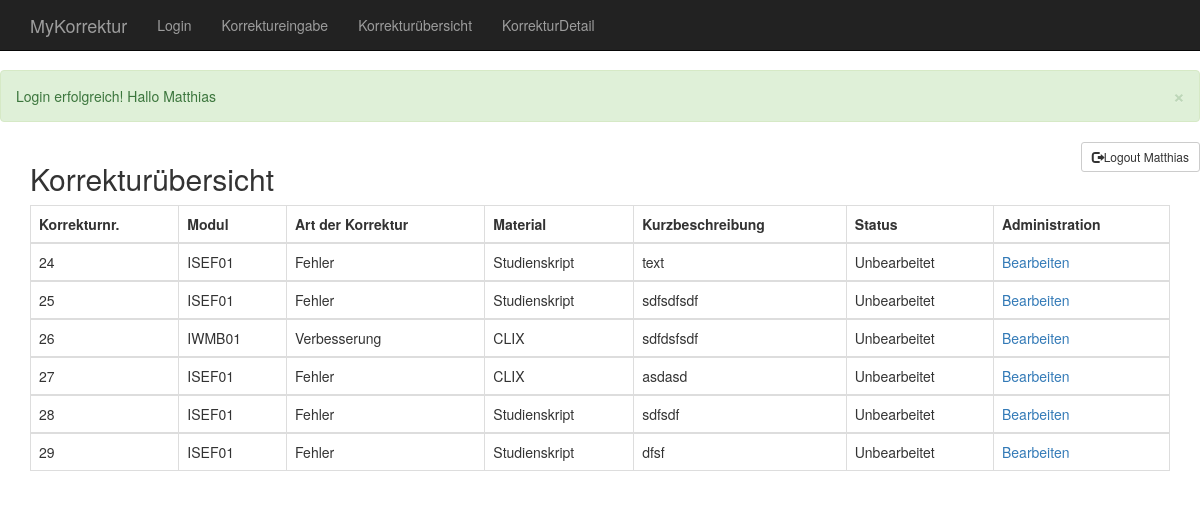
/vKorrekturOverview.php (signed in), run on an earlier commit of the app's database.
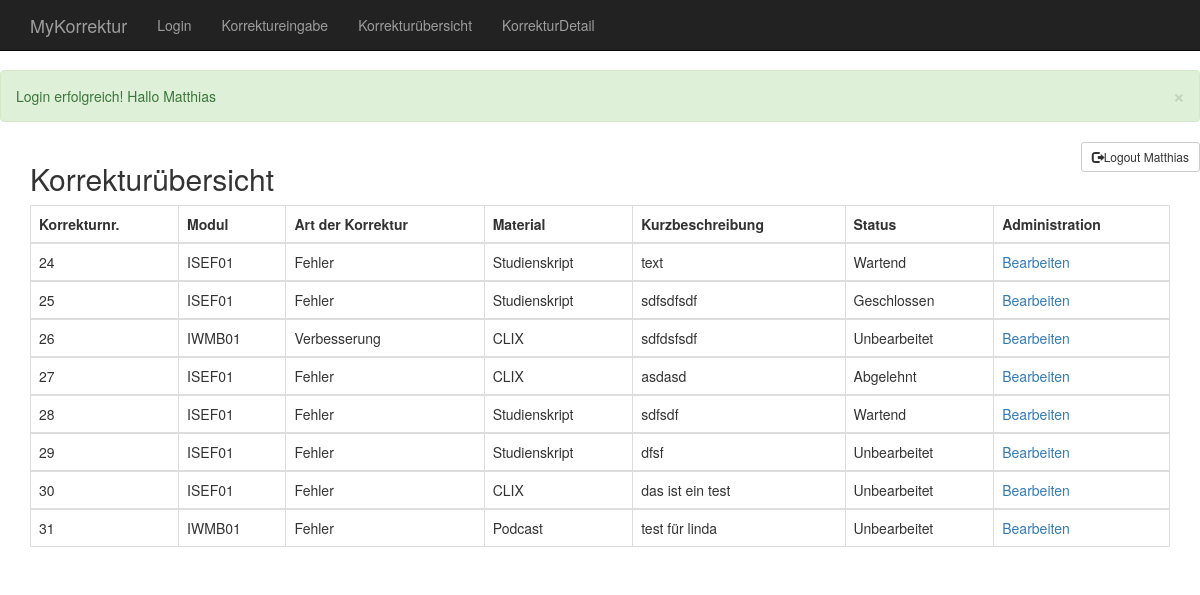
And on a later commit of the database.
### tables this page shows
CREATE TABLE `korrektur` (
  `ID` int(11) NOT NULL,
  `moduleID` varchar(255) NOT NULL,
  `typeID` varchar(255) NOT NULL,
  `description` varchar(255) NOT NULL,
  `materialID` varchar(255) NOT NULL,
  `userStudentID` int(11) NOT NULL,
  `statusID` int(11) NOT NULL,
  `userDozentID` int(11) NOT NULL
);

CREATE TABLE `module` (
  `ID` int(11) NOT NULL,
  `module` varchar(255) NOT NULL,
  `userID` int(11) NOT NULL
);

CREATE TABLE `type` (
  `ID` int(11) NOT NULL,
  `type` varchar(255) NOT NULL
);

CREATE TABLE `material` (
  `ID` int(11) NOT NULL,
  `material` varchar(255) NOT NULL
);

CREATE TABLE `status` (
  `ID` int(11) NOT NULL,
  `status` varchar(50) NOT NULL
);

### model.php (called while the page is built, shortened)
<?php
class db {
	private $conn;
	private $host;
	private $user;
	private $password;
	private $baseName;
    function __construct($params=array()) {
		$this->conn = false;
		$this->host = 'localhost';
		$this->user = 'root';
            $this->password = '';
		$this->baseName = 'mykorrektur';
	}
	function connect() {
		if (!$this->conn) {
			try {
				$this->conn = new PDO('mysql:host='.$this->host.';dbname='.$this->baseName.'', $this->user, $this->password, array(PDO::MYSQL_ATTR_INIT_COMMAND => 'SET NAMES utf8'));
			}
			catch (Exception $e) {
				die('Error : ' . $e->getMessage());
			}
		}
		return $this->conn;
	}
	function getAll($query) {
		$result = $this->conn->prepare($query);
		$ret = $result->execute();
		$result->setFetchMode(PDO::FETCH_ASSOC);
		$reponse = $result->fetchAll();
		return $reponse;
	}
}

### cKorrekturOverview.php (the view)
<?php
  include('model.php');
  $GetKorrekturen = new db();
  $korrekturen = $GetKorrekturen->GetAll(""
          . "select KOR.ID,KOR.description,STA.status,MAT.material, MODU.module,TYP.type,USR.email "
          . "from korrektur KOR "
          . "inner join material MAT on MAT.ID = KOR.materialID "
          . "inner join module MODU on MODU.ID = KOR.moduleID "
          . "inner join type TYP on TYP.ID = KOR.typeID "
          . "inner join user USR on USR.ID = KOR.userStudentID "
          . "inner join status STA on STA.ID = KOR.statusID "
          . "where KOR.userDozentID = ".$_SESSION['userid']."");
  if (count($korrekturen)>0) {
      echo '<table class="table table-bordered">
                    <thead>
                     <tr>
                       <th>Korrekturnr.</th>
                       <th>Modul</th>
                       <th>Art der Korrektur</th>
                       <th>Material</th>
                       <th>Kurzbeschreibung</th>
                       <th>Status</th>
                       <th>Administration</th>
                     </tr>
                   </thead>';
        foreach ($korrekturen as $value)
        {
            echo '
                   <tbody>
                       <tr>
                       <td>'.$value['ID'].'</td>
                       <td>'.$value['module'].'</td>
                       <td>'.$value['type'].'</td>
                       <td>'.$value['material'].'</td>
                       <td>'.$value['description'].'</td>
                       <td>'.$value['status'].'</td>
                       <td><a>Bearbeiten</a></td>
                     </tr>
                   </tbody>
                 ';
        }
        echo '</table>';
  }
  else {
    echo '<br><div class="alert alert-success alert-dismissable">
    <a href="#" class="close" data-dismiss="alert" aria-label="close">&times;</a>Keine Korrekturen zur Bearbeitung vorhanden!</div>';
  }
  ?>

### vKorrekturOverview.php (shortened to what this page needs)
<!DOCTYPE html>
<html lang="en">
    <head>
        <link href="css/bootstrap.min.css" rel="stylesheet">
    </head>
    <body>
        <?php
        include 'vNav.php';
        include 'cKorrekturSessionhandler.php';
        ?>
        <div class="container">
  <h2>Korrekturübersicht</h2>
  <?php
    include 'CKorrekturOverview.php';
  ?>
</div>
    </body>
</html>

### vNav.php (shortened to what this page needs)
<!DOCTYPE html>
<nav class="navbar navbar-inverse navbar-fixed-top" role="navigation">
        <div class="container">
            <div class="navbar-header">
                <a class="navbar-brand" href="vKorrektur.php">MyKorrektur</a>
            </div>
            <div class="collapse navbar-collapse" id="bs-example-navbar-collapse-1">
                <ul class="nav navbar-nav">
                    <li>
                        <a href="vLogin.php">Login</a>
                    </li>
                    <li>
                        <a href="vKorrektur.php">Korrektureingabe</a>
                    </li>
                    <li>
                        <a href="vKorrekturOverview.php">Korrekturübersicht</a>
                    </li>
                    <li>
                        <a href="vKorrekturDetail.php">KorrekturDetail</a>
                    </li>
                </ul>
            </div>
        </div>
    </nav>

### cKorrekturSessionHandler.php (shortened to what this page needs)
<?php
        if(!isset($_SESSION['userid'])) {
            die('Bitte zuerst <a href="vLogin.php">einloggen</a>');
        }
        else    {
            $vorname = $_SESSION['vorname'];
            if(isset($_SESSION['loginflag']) && $_SESSION['loginflag'] == true){
                echo '                <div class="alert alert-success alert-dismissable">
                    <a href="#" class="close" data-dismiss="alert" aria-label="close">&times;</a>
                        Login erfolgreich! Hallo '.$vorname.'
                </div>';
            }
            echo '
                <form class="form-horizontal" action="?logout=1" method="post">
                        <button id="logout" name="logout" class="btn btn-default btn-sm pull-right"><span class="glyphicon glyphicon-log-out"></span>Logout '.$vorname.'</button>
                </form>';
        }
?>

### vKorrekturOverview.php (style rules this page uses)
body { padding-top: 70px; }

What changed in the data, as far as the page shows it:
changed korrektur "text": statusID.status "Unbearbeitet" → "Wartend"
changed korrektur "sdfsdfsdf": statusID.status "Unbearbeitet" → "Geschlossen"
changed korrektur "asdasd": statusID.status "Unbearbeitet" → "Abgelehnt"
changed korrektur "sdfsdf": statusID.status "Unbearbeitet" → "Wartend"
added korrektur: ID "30", moduleID.module "ISEF01", typeID.type "Fehler", materialID.material "CLIX", description "das ist ein test", statusID.status "Unbearbeitet"
added korrektur: ID "31", moduleID.module "IWMB01", typeID.type "Fehler", materialID.material "Podcast", description "test für linda", statusID.status "Unbearbeitet"
